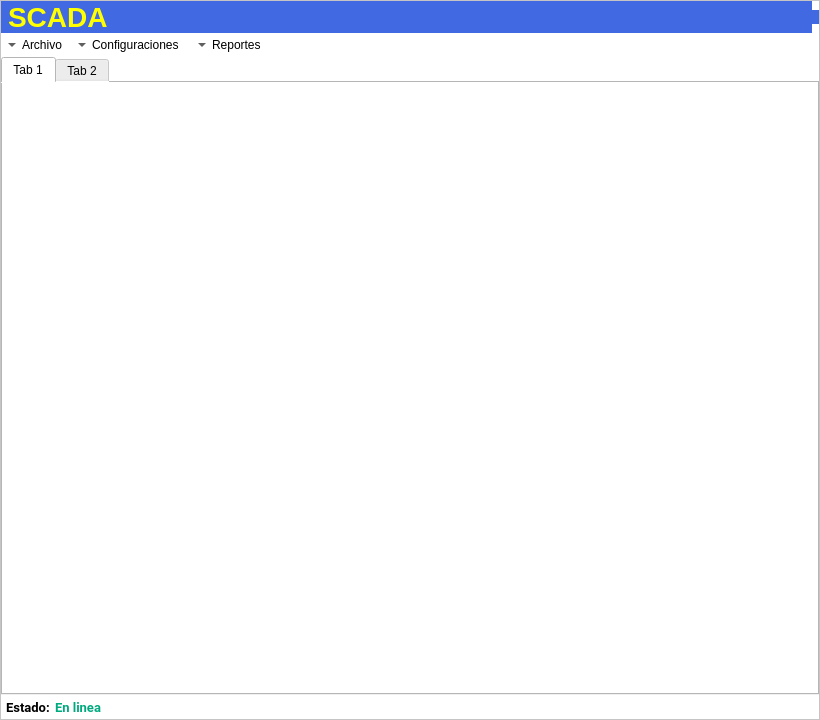
<?xml version="1.0" encoding="UTF-8"?>
<ui version="4.0">
 <class>MainWindow</class>
 <widget class="QMainWindow" name="MainWindow">
  <property name="geometry">
   <rect>
    <x>0</x>
    <y>0</y>
    <width>820</width>
    <height>720</height>
   </rect>
  </property>
  <property name="minimumSize">
   <size>
    <width>820</width>
    <height>680</height>
   </size>
  </property>
  <property name="windowTitle">
   <string>MainWindow</string>
  </property>
  <property name="dockOptions">
   <set>QMainWindow::AllowTabbedDocks|QMainWindow::AnimatedDocks</set>
  </property>
  <widget class="QWidget" name="MainFrame">
   <property name="styleSheet">
    <string notr="true"/>
   </property>
   <layout class="QVBoxLayout" name="verticalLayout">
    <property name="spacing">
     <number>0</number>
    </property>
    <property name="leftMargin">
     <number>0</number>
    </property>
    <property name="topMargin">
     <number>0</number>
    </property>
    <property name="rightMargin">
     <number>0</number>
    </property>
    <property name="bottomMargin">
     <number>0</number>
    </property>
    <item>
     <widget class="QFrame" name="frame">
      <property name="styleSheet">
       <string notr="true">background-color: rgb(255, 255, 255);
</string>
      </property>
      <property name="frameShape">
       <enum>QFrame::StyledPanel</enum>
      </property>
      <property name="frameShadow">
       <enum>QFrame::Raised</enum>
      </property>
      <layout class="QVBoxLayout" name="verticalLayout_2">
       <property name="spacing">
        <number>0</number>
       </property>
       <property name="leftMargin">
        <number>0</number>
       </property>
       <property name="topMargin">
        <number>0</number>
       </property>
       <property name="rightMargin">
        <number>0</number>
       </property>
       <property name="bottomMargin">
        <number>0</number>
       </property>
       <item>
        <layout class="QGridLayout" name="gridLayout">
         <property name="spacing">
          <number>0</number>
         </property>
         <item row="0" column="2">
          <widget class="QFrame" name="frame_2">
           <property name="sizePolicy">
            <sizepolicy hsizetype="Maximum" vsizetype="Maximum">
             <horstretch>0</horstretch>
             <verstretch>0</verstretch>
            </sizepolicy>
           </property>
           <property name="styleSheet">
            <string notr="true">color: rgb(255, 255, 0);background-color: rgb(65, 105, 225);
margin:0px;</string>
           </property>
           <property name="frameShape">
            <enum>QFrame::NoFrame</enum>
           </property>
           <property name="lineWidth">
            <number>0</number>
           </property>
           <layout class="QVBoxLayout" name="verticalLayout_4">
            <property name="spacing">
             <number>0</number>
            </property>
            <property name="leftMargin">
             <number>0</number>
            </property>
            <property name="topMargin">
             <number>0</number>
            </property>
            <property name="rightMargin">
             <number>0</number>
            </property>
            <property name="bottomMargin">
             <number>0</number>
            </property>
            <item>
             <widget class="QLabel" name="label">
              <property name="sizePolicy">
               <sizepolicy hsizetype="Maximum" vsizetype="Preferred">
                <horstretch>0</horstretch>
                <verstretch>0</verstretch>
               </sizepolicy>
              </property>
              <property name="styleSheet">
               <string notr="true">background-color: rgb(65, 105, 225);
margin:0px;</string>
              </property>
              <property name="frameShape">
               <enum>QFrame::NoFrame</enum>
              </property>
              <property name="text">
               <string/>
              </property>
              <property name="pixmap">
               <pixmap resource="../resources/resources.qrc">:/source/img/logo.png</pixmap>
              </property>
              <property name="alignment">
               <set>Qt::AlignRight|Qt::AlignTrailing|Qt::AlignVCenter</set>
              </property>
             </widget>
            </item>
           </layout>
          </widget>
         </item>
         <item row="0" column="1">
          <widget class="QLabel" name="label_5">
           <property name="sizePolicy">
            <sizepolicy hsizetype="Preferred" vsizetype="Preferred">
             <horstretch>0</horstretch>
             <verstretch>0</verstretch>
            </sizepolicy>
           </property>
           <property name="minimumSize">
            <size>
             <width>0</width>
             <height>0</height>
            </size>
           </property>
           <property name="font">
            <font>
             <pointsize>21</pointsize>
             <weight>75</weight>
             <bold>true</bold>
            </font>
           </property>
           <property name="autoFillBackground">
            <bool>false</bool>
           </property>
           <property name="styleSheet">
            <string notr="true">color: rgb(255, 255, 0);background-color: rgb(65, 105, 225);
margin:0px;</string>
           </property>
           <property name="text">
            <string>SCADA</string>
           </property>
          </widget>
         </item>
         <item row="0" column="0">
          <widget class="QLabel" name="label_3">
           <property name="sizePolicy">
            <sizepolicy hsizetype="Maximum" vsizetype="Preferred">
             <horstretch>0</horstretch>
             <verstretch>0</verstretch>
            </sizepolicy>
           </property>
           <property name="styleSheet">
            <string notr="true">background-color: rgb(65, 105, 225);
margin:0px;</string>
           </property>
           <property name="text">
            <string/>
           </property>
           <property name="pixmap">
            <pixmap resource="../resources/resources.qrc">:/source/img/iiie.png</pixmap>
           </property>
          </widget>
         </item>
        </layout>
       </item>
       <item>
        <layout class="QVBoxLayout" name="verticalLayout_3">
         <property name="spacing">
          <number>0</number>
         </property>
         <item>
          <widget class="QFrame" name="frame_3">
           <property name="minimumSize">
            <size>
             <width>0</width>
             <height>24</height>
            </size>
           </property>
           <property name="styleSheet">
            <string notr="true">margin:0px;</string>
           </property>
           <property name="frameShape">
            <enum>QFrame::NoFrame</enum>
           </property>
           <property name="frameShadow">
            <enum>QFrame::Plain</enum>
           </property>
           <property name="lineWidth">
            <number>0</number>
           </property>
           <widget class="QToolButton" name="toolButton">
            <property name="geometry">
             <rect>
              <x>0</x>
              <y>0</y>
              <width>71</width>
              <height>24</height>
             </rect>
            </property>
            <property name="styleSheet">
             <string notr="true">margin:0px;</string>
            </property>
            <property name="text">
             <string>Archivo</string>
            </property>
            <property name="toolButtonStyle">
             <enum>Qt::ToolButtonTextBesideIcon</enum>
            </property>
            <property name="autoRaise">
             <bool>true</bool>
            </property>
            <property name="arrowType">
             <enum>Qt::DownArrow</enum>
            </property>
           </widget>
           <widget class="QToolButton" name="toolButton_2">
            <property name="geometry">
             <rect>
              <x>70</x>
              <y>0</y>
              <width>121</width>
              <height>24</height>
             </rect>
            </property>
            <property name="styleSheet">
             <string notr="true">margin:0px;</string>
            </property>
            <property name="text">
             <string>Configuraciones</string>
            </property>
            <property name="toolButtonStyle">
             <enum>Qt::ToolButtonTextBesideIcon</enum>
            </property>
            <property name="autoRaise">
             <bool>true</bool>
            </property>
            <property name="arrowType">
             <enum>Qt::DownArrow</enum>
            </property>
           </widget>
           <widget class="QToolButton" name="toolButton_3">
            <property name="geometry">
             <rect>
              <x>190</x>
              <y>0</y>
              <width>91</width>
              <height>24</height>
             </rect>
            </property>
            <property name="styleSheet">
             <string notr="true">margin:0px;</string>
            </property>
            <property name="text">
             <string>Reportes</string>
            </property>
            <property name="toolButtonStyle">
             <enum>Qt::ToolButtonTextBesideIcon</enum>
            </property>
            <property name="autoRaise">
             <bool>true</bool>
            </property>
            <property name="arrowType">
             <enum>Qt::DownArrow</enum>
            </property>
           </widget>
          </widget>
         </item>
         <item>
          <widget class="QTabWidget" name="tabWidget">
           <widget class="QWidget" name="tab">
            <attribute name="title">
             <string>Tab 1</string>
            </attribute>
            <widget class="QPushButton" name="btnMax_2">
             <property name="geometry">
              <rect>
               <x>500</x>
               <y>120</y>
               <width>26</width>
               <height>18</height>
              </rect>
             </property>
             <property name="sizePolicy">
              <sizepolicy hsizetype="Preferred" vsizetype="Preferred">
               <horstretch>0</horstretch>
               <verstretch>0</verstretch>
              </sizepolicy>
             </property>
             <property name="minimumSize">
              <size>
               <width>24</width>
               <height>12</height>
              </size>
             </property>
             <property name="maximumSize">
              <size>
               <width>64</width>
               <height>32</height>
              </size>
             </property>
             <property name="autoFillBackground">
              <bool>false</bool>
             </property>
             <property name="styleSheet">
              <string notr="true">background-color: rgb(65, 105, 225);
margin:0px;</string>
             </property>
             <property name="text">
              <string/>
             </property>
             <property name="icon">
              <iconset resource="../resources/resources.qrc">
               <normaloff>:/source/img/max.png</normaloff>:/source/img/max.png</iconset>
             </property>
             <property name="iconSize">
              <size>
               <width>16</width>
               <height>16</height>
              </size>
             </property>
             <property name="flat">
              <bool>true</bool>
             </property>
            </widget>
           </widget>
           <widget class="QWidget" name="tab_2">
            <attribute name="title">
             <string>Tab 2</string>
            </attribute>
           </widget>
          </widget>
         </item>
        </layout>
       </item>
       <item>
        <widget class="QFrame" name="frame_4">
         <property name="minimumSize">
          <size>
           <width>0</width>
           <height>24</height>
          </size>
         </property>
         <property name="styleSheet">
          <string notr="true">margin:0px;</string>
         </property>
         <property name="frameShape">
          <enum>QFrame::NoFrame</enum>
         </property>
         <property name="frameShadow">
          <enum>QFrame::Raised</enum>
         </property>
         <property name="lineWidth">
          <number>0</number>
         </property>
         <widget class="QLabel" name="label_2">
          <property name="geometry">
           <rect>
            <x>5</x>
            <y>2</y>
            <width>54</width>
            <height>20</height>
           </rect>
          </property>
          <property name="font">
           <font>
            <family>Roboto</family>
            <pointsize>10</pointsize>
            <weight>75</weight>
            <bold>true</bold>
           </font>
          </property>
          <property name="lineWidth">
           <number>0</number>
          </property>
          <property name="text">
           <string>Estado:</string>
          </property>
          <property name="scaledContents">
           <bool>false</bool>
          </property>
         </widget>
         <widget class="QLabel" name="label_4">
          <property name="geometry">
           <rect>
            <x>50</x>
            <y>2</y>
            <width>54</width>
            <height>20</height>
           </rect>
          </property>
          <property name="font">
           <font>
            <family>Roboto</family>
            <pointsize>10</pointsize>
            <weight>75</weight>
            <bold>true</bold>
           </font>
          </property>
          <property name="styleSheet">
           <string notr="true">color: rgb(0, 170, 127);</string>
          </property>
          <property name="lineWidth">
           <number>0</number>
          </property>
          <property name="text">
           <string>En linea</string>
          </property>
          <property name="scaledContents">
           <bool>false</bool>
          </property>
          <property name="alignment">
           <set>Qt::AlignCenter</set>
          </property>
         </widget>
        </widget>
       </item>
      </layout>
     </widget>
    </item>
   </layout>
  </widget>
 </widget>
 <resources>
  <include location="../resources/resources.qrc"/>
 </resources>
 <connections/>
</ui>
